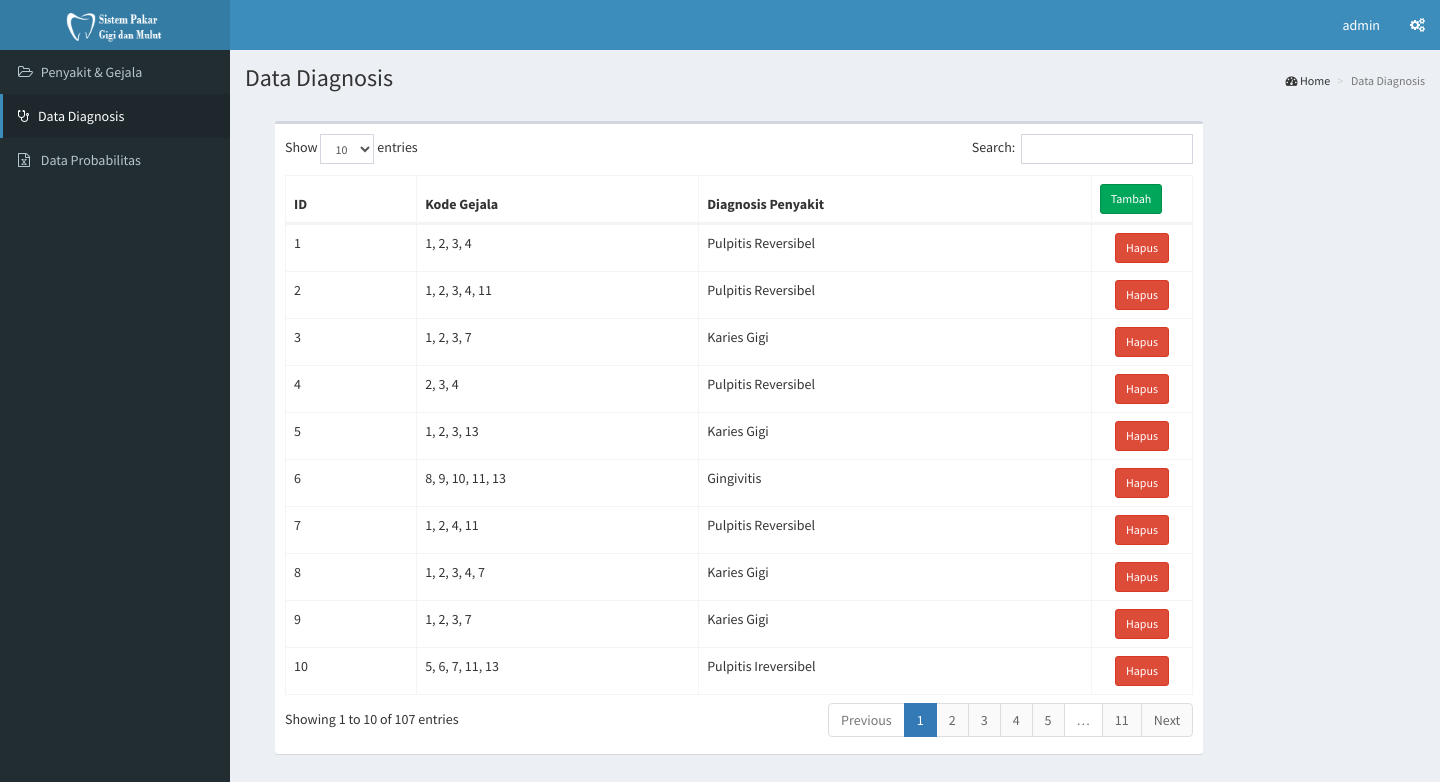
Page /admin/home.php?c=data_diagnosis&m=index (signed in) on the committed database.
### tables this page shows
CREATE TABLE IF NOT EXISTS `basis_pengetahuan` (
  `id_bp` int(5) NOT NULL AUTO_INCREMENT,
  `id_grup_gejala` int(5) NOT NULL,
  `id_penyakit` int(5) NOT NULL,
  PRIMARY KEY (`id_bp`)
);

CREATE TABLE IF NOT EXISTS `penyakit` (
  `id_penyakit` int(11) NOT NULL AUTO_INCREMENT,
  `nama` varchar(50) NOT NULL,
  `keterangan` longtext NOT NULL,
  `gambar` text NOT NULL,
  PRIMARY KEY (`id_penyakit`)
);

### helper/database.php (called while the page is built, shortened)
<?php
class Database {
    private static $_host = '127.0.0.1';
    private static $_user = 'root';
    private static $_pass = '';
    private static $_db;
    public static function init() {
        if (!self::$_db) {
            self::$_db = new mysqli(self::$_host, self::$_user, self::$_pass);
        }
    }
    public static function query($q) {
        return self::$_db->query($q);
    }
    public static function get($q) {
        $t = self::query($q);
        $r = array();
        while ($v = $t->fetch_object()) {
            $r[] = $v;
        }
        return $r;
    }
}

### controllers/data_diagnosis.php (called while the page is built, shortened)
<?php
class Data_diagnosis extends BaseController {
    public static function index() {
        $data = Database::get("SELECT id_bp, id_grup_gejala, penyakit.nama as nama FROM basis_pengetahuan, penyakit
								WHERE penyakit.id_penyakit = basis_pengetahuan.id_penyakit");
		$kode_gejala = Database::get("SELECT * FROM grup_gejala");
        return array('data_diagnosis/index', compact('data', 'kode_gejala'));
    }
}

### views/data_diagnosis/index.php (the view, shortened to what this page needs)
<section class="content-header">
    <h1>
        Data Diagnosis
    </h1>
	<ol class="breadcrumb">
        <li><i class="fa fa-dashboard"></i> Home</a></li>
        <li class="active">Data Diagnosis</li>
    </ol>
</section>
<section class="content">
	<div class="col-xs-10">
        <div class="box">
            <div class="box-body">
					<table id="example2" class="table table-bordered">
					<thead>
                    <tr>
                        <th>ID</th>
                        <th>Kode Gejala</th>
						<th>Diagnosis Penyakit</th>
                        <th class="col-sm-1 text-center">
                            <a href="?c=data_diagnosis&m=edit" class="btn btn-sm btn-success">Tambah</a>
                        </th>
                    </tr>
					</thead>
                    <?php foreach ($data as $v) : ?>
                        <tr>
                            <td>
								<?php echo $v->id_bp ?>
							</td>
                            <td>
                                <?php
									$result = array();
									$i = 0;
									foreach($kode_gejala as $c){
										if($c->id_grup_gejala == $v->id_grup_gejala){
											$result[$i] =  $c->id_gejala ;
											$i++;
										}
									}
									$result_full = implode(', ', $result);
									echo $result_full;
								?>
                            </td>
							<td>
								<?php echo $v->nama ?>
							</td>
                            <td class="nowrap text-center">
                                <a onclick="return confirm('Apakah Anda yakin ingin menghapus data ini?')" href="?c=data_diagnosis&m=delete&id=<?php echo $v->id_bp ?>" class="btn btn-sm btn-danger">Hapus</a>
                            </td>
                        </tr>
                    <?php endforeach; ?>
                </table>
            </div>
        </div>
    </div>
</div>

### rows in the picture
basis_pengetahuan: id_bp "1", result_full "1, 2, 3, 4", id_penyakit.nama "Pulpitis Reversibel"
basis_pengetahuan: id_bp "2", result_full "1, 2, 3, 4, 11", id_penyakit.nama "Pulpitis Reversibel"
basis_pengetahuan: id_bp "3", result_full "1, 2, 3, 7", id_penyakit.nama "Karies Gigi"
basis_pengetahuan: id_bp "4", result_full "2, 3, 4", id_penyakit.nama "Pulpitis Reversibel"
basis_pengetahuan: id_bp "5", result_full "1, 2, 3, 13", id_penyakit.nama "Karies Gigi"
basis_pengetahuan: id_bp "6", result_full "8, 9, 10, 11, 13", id_penyakit.nama "Gingivitis"
basis_pengetahuan: id_bp "7", result_full "1, 2, 4, 11", id_penyakit.nama "Pulpitis Reversibel"
basis_pengetahuan: id_bp "8", result_full "1, 2, 3, 4, 7", id_penyakit.nama "Karies Gigi"
basis_pengetahuan: id_bp "9", result_full "1, 2, 3, 7", id_penyakit.nama "Karies Gigi"
basis_pengetahuan: id_bp "10", result_full "5, 6, 7, 11, 13", id_penyakit.nama "Pulpitis Ireversibel"

### other values in the picture
$_SESSION['admin']->username "admin"
